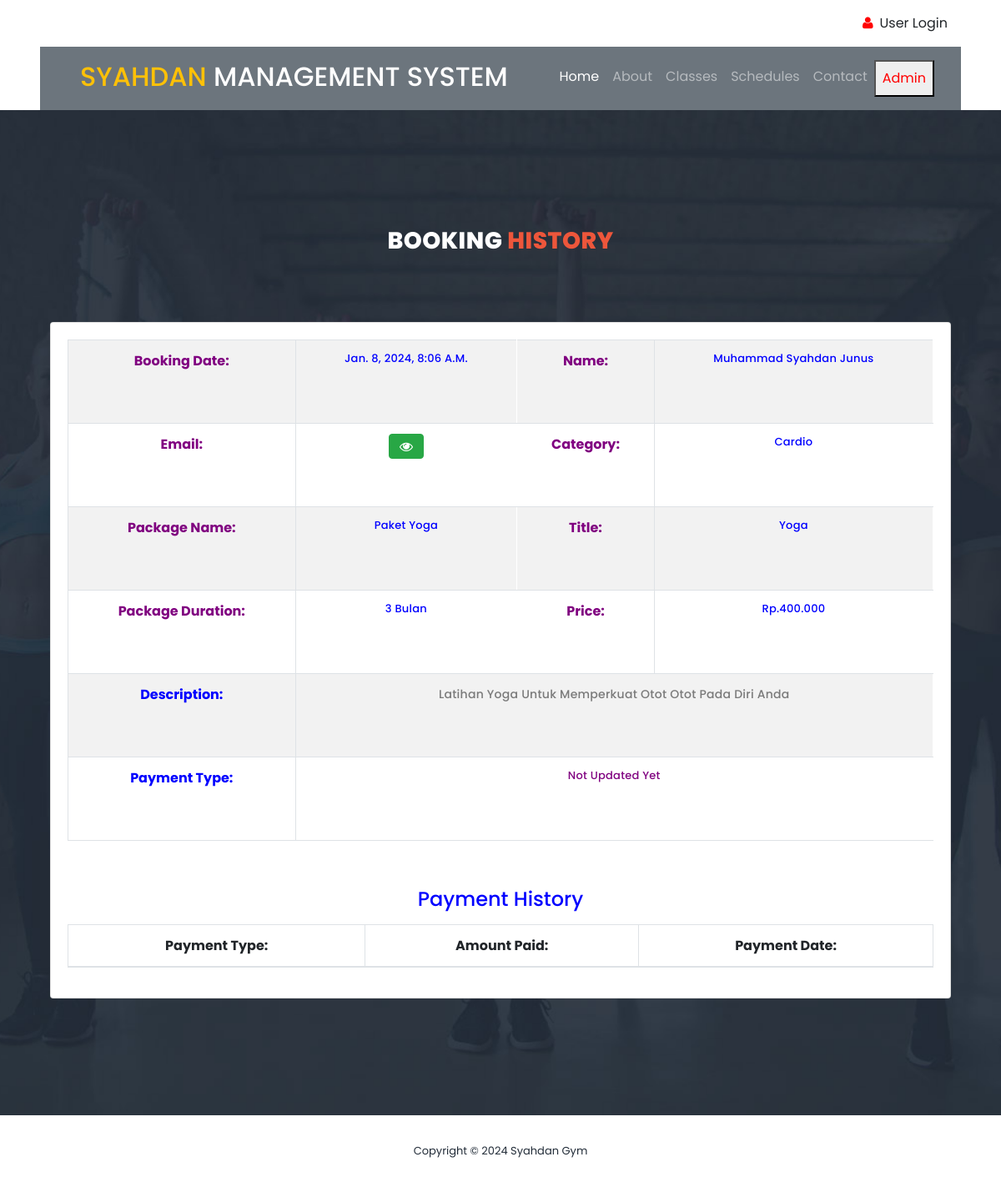
The page /booking_detail/6/ on the database its author committed.
### gym/models.py (models this page shows, shortened)
class Booking(models.Model):
    package = models.ForeignKey(Package, on_delete=models.CASCADE, null=True, blank=True)
    register = models.ForeignKey(Signup, on_delete=models.CASCADE, null=True, blank=True)
    bookingnumber = models.CharField(max_length=100, null=True, blank=True)
    status = models.IntegerField(choices=STATUS, default=1)
    creationdate = models.DateTimeField(auto_now_add=True)

class Package(models.Model):
    category = models.ForeignKey(Category, on_delete=models.CASCADE, null=True)
    packagename = models.ForeignKey(Packagetype, on_delete=models.CASCADE, null=True)
    titlename = models.CharField(max_length=200, null=True)
    packageduration = models.CharField(max_length=50, null=True)
    price = models.CharField(max_length=200, null=True)
    description = models.CharField(max_length=200, null=True)
    creationdate = models.DateTimeField(auto_now_add=True)

class Signup(models.Model):
    user = models.ForeignKey(User, on_delete=models.CASCADE, null=True)
    mobile = models.CharField(max_length=15, null=True)
    state = models.CharField(max_length=150, null=True)
    city = models.CharField(max_length=150, null=True)
    address = models.CharField(max_length=200, null=True)
    creationdate = models.DateTimeField(auto_now_add=True)

class Category(models.Model):
    categoryname = models.CharField(max_length=200, null=True)
    status = models.CharField(max_length=300, null=True)
    creationdate = models.DateTimeField(auto_now_add=True)

class Packagetype(models.Model):
    category = models.ForeignKey(Category, on_delete=models.CASCADE, null=True)
    packagename = models.CharField(max_length=200, null=True)
    creationdate = models.DateTimeField(auto_now_add=True)
    def __str__(self):
        return self.packagename

### gym/views.py (the view, shortened to what this page needs)
# urls.py: path('booking_detail/<int:pid>/', booking_detail, name="booking_detail"),
def booking_detail(request, pid):
    data = Booking.objects.get(id=pid)
    payment = Paymenthistory.objects.filter(booking=data)
    if request.user.is_staff:
        return render(request, "admin/admin_booking_detail.html", locals())
    else:
        return render(request, "user_booking_detail.html", locals())

### gym/templates/user_booking_detail.html (shortened to what this page needs)
{% load static %}
<link rel="stylesheet" href="https://cdnjs.cloudflare.com/ajax/libs/font-awesome/6.2.0/css/all.min.css" />
<html lang="en">
<head>
    <link rel="stylesheet" type="text/css" href="{% static 'assets/css/bootstrap.min.css' %}">
    <link rel="stylesheet" type="text/css" href="{% static 'assets/css/font-awesome.css' %}">
    <link rel="stylesheet" href="{% static 'assets/css/templatemo-training-studio.css' %}">
</head>
<div class="container-fluid py-3 px-lg-5 d-none d-lg-block">
    <div class="row">
        {% if request.user.is_authenticated %}
        <div class="col-md-6 text-center text-lg-left mb-2 mb-lg-0">
            <div class="d-inline-flex align-items-center">
                <a class="text-body pr-3" href="/user_profile/"><i style="color:red" class="fa fa-user mr-2"></i>My Profile</a>
                <a class="text-body px-3" href="/user_change_password/"><i style="color:red" class="fa fa-unlock-alt mr-2"></i>Change Password</a>
                <a class="text-body px-3" href="/user_logout/"><i style="color:red" class="fa fa-envelope mr-2"></i>Logout</a>
            </div>
        </div>
        {% else %}
        <div class="col-md-12 text-center text-lg-right">
            <div class="d-inline-flex align-items-center">
                <a class="text-body px-3"  href="/user_login/">
                    <i style="color:red" class="fa fa-user mr-2"></i>User Login</a>
            </div>
        </div>
        {% endif %}
    </div>
</div>
<div class="container-fluid position-relative nav-bar p-0">
    <div class="position-relative px-lg-5" style="z-index: 9;">
        <nav class="navbar navbar-expand-lg bg-secondary navbar-dark py-3 py-lg-3 pl-3 pl-lg-5">
            <a href="" >
                <h2 class="text-uppercase text-warning mb-1">Syahdan <span class="text-white">Management System</span>
                </h2>
            </a>
            <div class="collapse navbar-collapse justify-content-between px-3" id="navbarCollapse">
                <div class="navbar-nav ml-auto py-0">
                    <a href="/" class="nav-item nav-link active">Home</a>
                    <a href="#features" class="nav-item nav-link">About</a>
                    <a href="#our-classes" class="nav-item nav-link">Classes</a>
                    <a href="#schedule" class="nav-item nav-link ">Schedules</a>
                    <a href="#contact-us" class="nav-item nav-link">Contact</a>
                    {% if request.user.is_authenticated %}
                    <a href="/booking_history/" class="nav-item nav-link">Booking History</a>
                    {% else %}
                    <a href="#admin"><button style="color:red" class="nav-item nav-link">Admin</button></a>
                    {% endif %}
                </div>
            </div>
        </nav>
    </div>
</div>
<body>
<section class="section" id="schedule">
    <div class="container">
        <div class="row">
            <div class="col-lg-6 offset-lg-3">
                <div class="section-heading dark-bg">
                    <h2>Booking <em>History</em></h2>
                </div>
            </div>
        </div>
        <section class="content">
        <div class="container">
            <div class="row">
                <div class="col-12">
                    <div class="card">
                        <div class="card-body">
                            <table id="example" class="table table-bordered table-striped">
                                <tr>
                                    <th style="color:purple">Booking Date:</th>
                                    <td style="color:blue">{{data.package.creationdate}}</td>
                                    <th style="color:purple">Name:</th>
                                    <td style="color:blue">{{data.register.user.first_name}} {{data.register.user.last_name}}</td>
                                </tr>
                                <tr>
                                    <th style="color:purple">Email:</th>
                                    <td>
                                        <button type="button" class="btn btn-success" id="email-btn-{{forloop.counter}}" onclick="togglePassword('email-{{forloop.counter}}', this.id)"><i class="fa fa-eye"></i></button>
                                    </td>
                                    <th style="color:purple">Category:</th>
                                    <td style="color:blue">{{data.package.category.categoryname}}</td>
                                </tr>
                                <tr>
                                    <th style="color:purple">Package Name:</th>
                                    <td style="color:blue">{{data.package.packagename}}</td>
                                    <th style="color:purple">Title:</th>
                                    <td style="color:blue">{{data.package.titlename}}</td>
                                </tr>
                                <tr>
                                    <th style="color:purple">Package Duration:</th>
                                    <td style="color:blue">{{data.package.packageduration}}</td>
                                    <th style="color:purple">Price:</th>
                                    <td style="color:blue">{{data.package.price}}</td>
                                </tr>
                                <tr>
                                    <th style="color:blue">Description:</th>
                                    <td colspan="10" style="color:purple">{{data.package.description|safe}}</td>
                                </tr>
                                <tr>
                                    <th style="color:blue">Payment Type:</th>
                                    <td colspan="10" style="color:purple">{{data.get_status_display}}</td>
                                </tr>
                            </table>
                            <table id="example6" class="table table-bordered table-striped">
                                        <div class="card-body">
                                            <tr>
                                                <center>
                                                    <h4 style="color:blue">Payment History</h4>
                                                </center>
                                            </tr>
                                            <table id="example5" class="table table-bordered table-striped">
                                                <thead>
                                                <tr>
                                                    <th>Payment Type:</th>
                                                    <th>Amount Paid:</th>
                                                    <th>Payment Date:</th>
                                                </tr>
                                                </thead>
                                            </table>
                                        </div>
                            </table>
                        </div>
                    </div>
                </div>
            </div>
        </div>
        </section>
    </div>
</section>
<footer>
    <div class="container">
        <div class="row">
            <div class="col-lg-12">
                <p>Copyright &copy;
                    Syahdan Gym
                </p>
            </div>
        </div>
    </div>
</footer>
</body>
</html>

### gym/static/assets/css/templatemo-training-studio.css (style rules this page uses)
html, body, div, span, applet, object, iframe, h1, h2, h3, h4, h5, h6, p, blockquote, div pre, a, abbr, acronym, address, big, cite, code, del, dfn, em, font, img, ins, kbd, q, s, samp, small, strike, strong, sub, sup, tt, var, b, u, i, center, dl, dt, dd, ol, ul, li, figure, header, nav, section, article, aside, footer, figcaption { margin: 0; padding: 0; border: 0; outline: 0; }
header, nav, section, article, aside, footer, hgroup { display: block; }
* { box-sizing: border-box; }
html, body { font-family: 'Poppins', sans-serif; font-weight: 400; background-color: #fff; font-size: 16px; -ms-text-size-adjust: 100%; -webkit-font-smoothing: antialiased; -moz-osx-font-smoothing: grayscale; }
a { text-decoration: none !important; }
h1, h2, h3, h4, h5, h6 { margin-top: 0px; margin-bottom: 0px; }
p { font-size: 14px; line-height: 25px; color: #7a7a7a; }
html, body { background: #fff; font-family: 'Poppins', sans-serif; }
.section-heading { text-align: center; margin-top: 140px; margin-bottom: 80px; }
.section-heading h2 { font-size: 28px; font-weight: 800; color: #232d39; text-transform: uppercase; letter-spacing: 0.5px; margin-top: 0px; margin-bottom: 0px; }
.section-heading h2 em { font-style: normal; color: #ed563b; }
.dark-bg h2 { color: #fff; }
#schedule { padding: 0px 0px 140px 0px; background-image: url(../images/schedule-bg.jpg); background-position: center center; background-repeat: no-repeat; background-size: cover; }
#schedule table { width: 100%; text-align: center; border: 1px solid #fff; }
#schedule table tbody tr { border-bottom: 1px solid #fff; }
#schedule table tbody tr td { border-right: 1px solid #fff; height: 100px; }
#schedule table tr td { color: #fff; font-size: 13px; text-transform: capitalize; font-weight: 500; letter-spacing: 0.25px; }
footer { text-align: center; padding: 30px 0px; }
footer p { color: #232d39; font-size: 13px; }

### gym/templates/user_booking_detail.html (style rules this page uses)
td { padding:0px; }

### rows shown on the page
Booking: package.creationdate "Jan. 8, 2024, 8:06 A.m.", register.user.first_name "Muhammad Syahdan", register.user.last_name "Junus", package.category.categoryname "Cardio", package.packagename "Paket Yoga", package.titlename "Yoga", package.packageduration "3 Bulan", package.price "Rp.400.000", package.description "Latihan Yoga Untuk Memperkuat Otot Otot Pada Diri Anda", status "Not Updated Yet"
